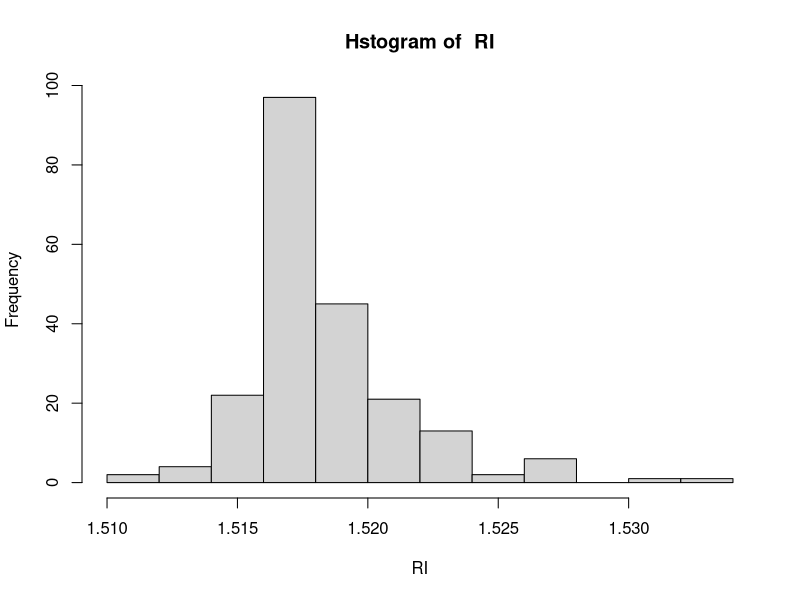
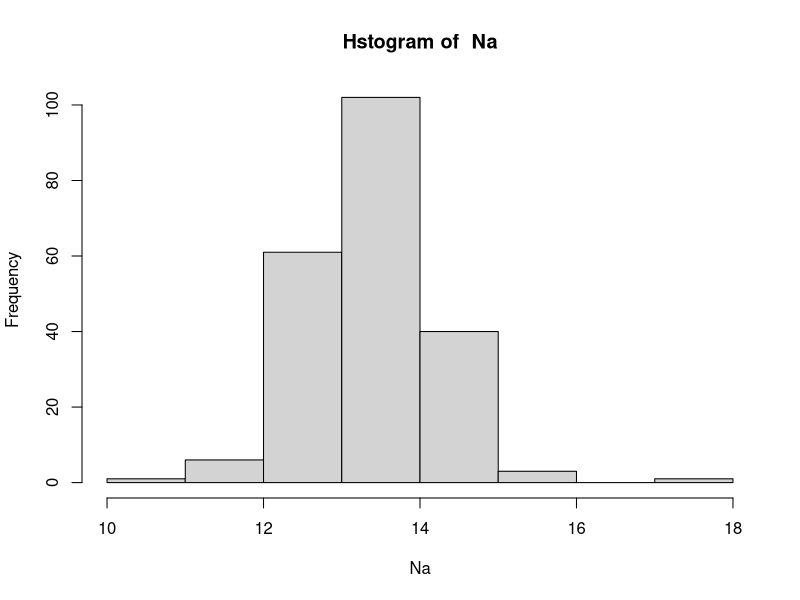
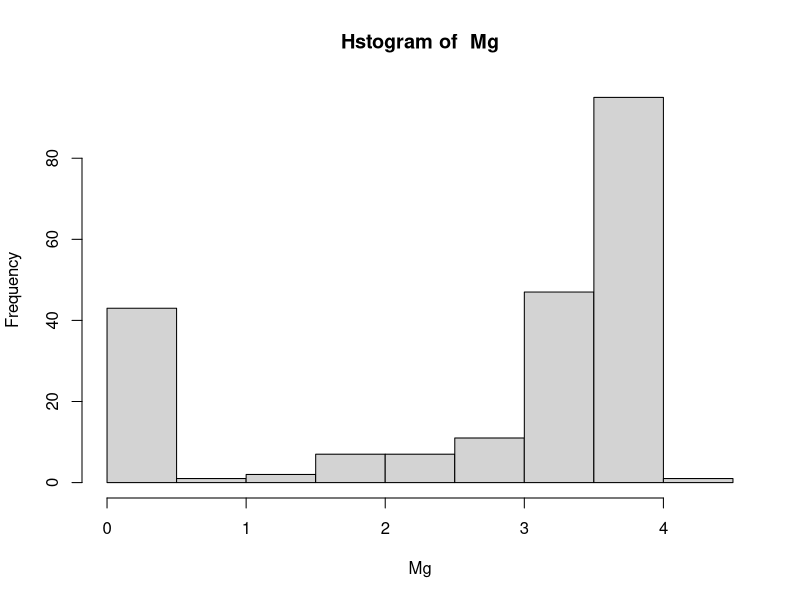
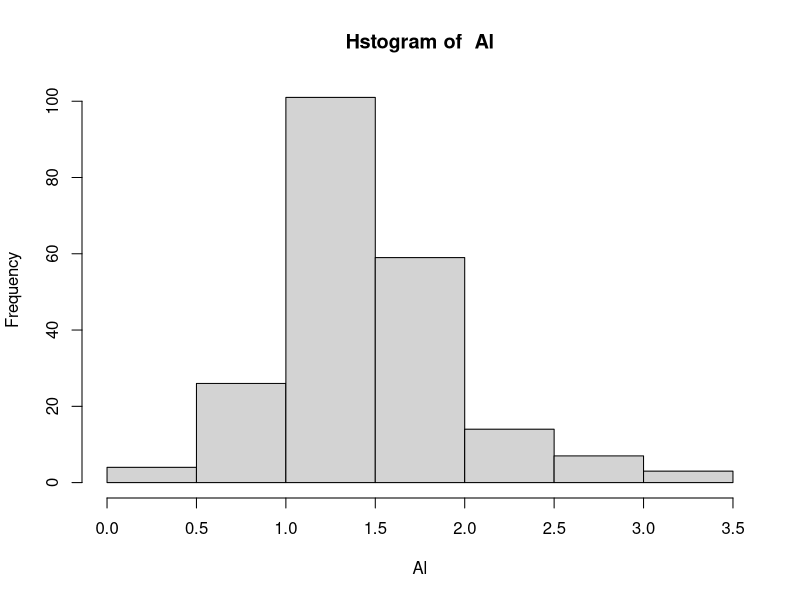
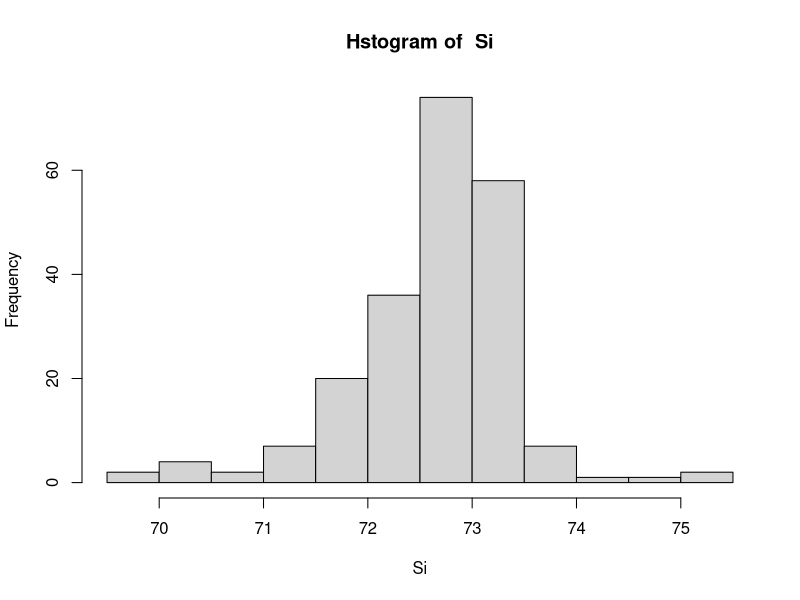
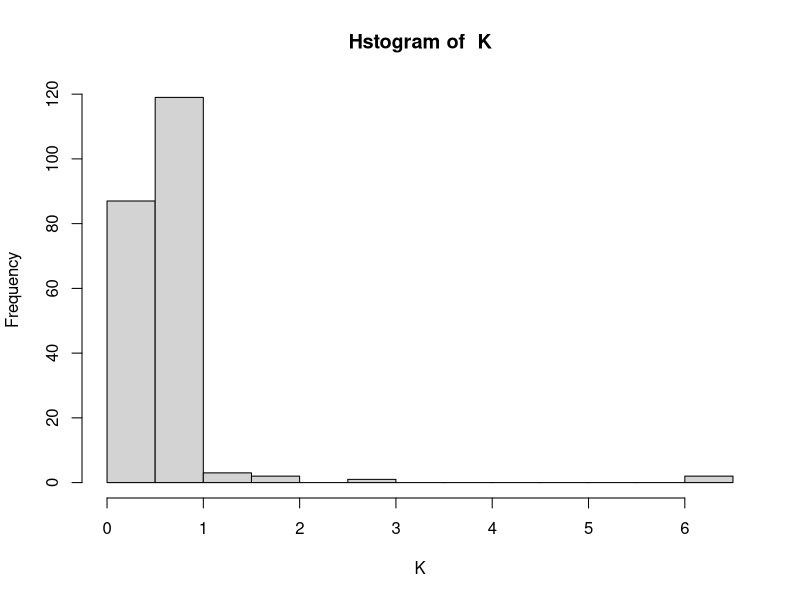
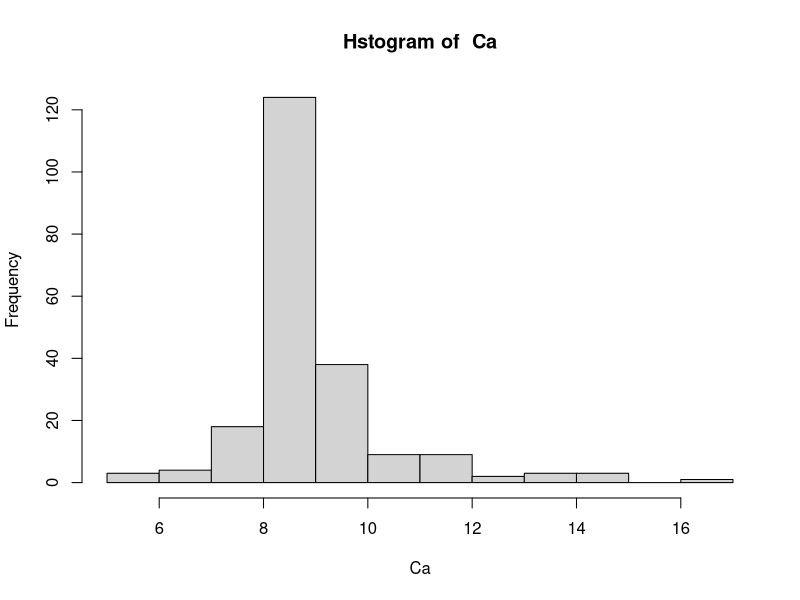
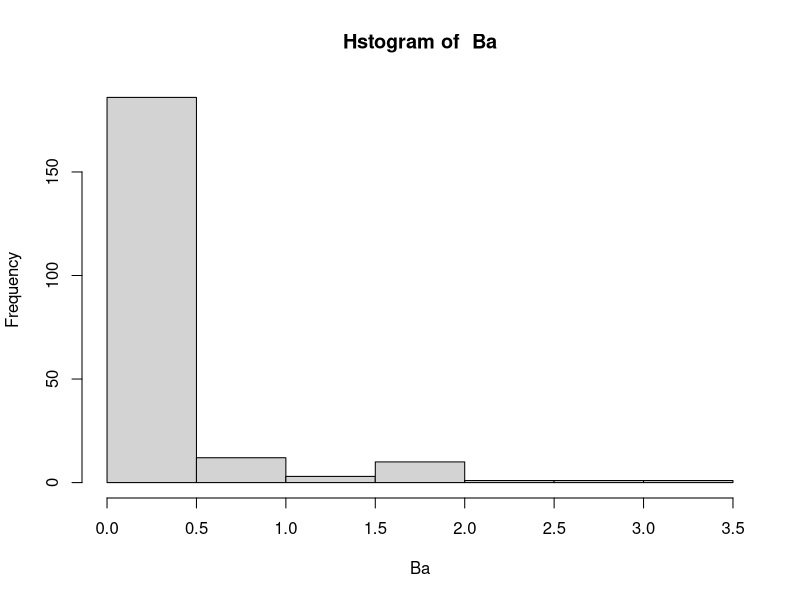

Write the R code that produced these figures, in order.
## ---- chunk 1
library(mlbench)
library(e1071)
library(corrplot)
library(caret)
## ---- chunk 2
data(Glass)
str(Glass)
## ---- chunk 3
names<-names(Glass)
classes<-sapply(Glass,class)

for(name in names[classes == 'numeric'])
{

    hist(Glass[,name],xlab =name , main =paste("Hstogram of ",  name) ) 
}

## ---- chunk 4
Glass_F <-Glass[,-which(names(Glass)=="Type")]
skew<-apply(Glass_F,2,skewness)
skew

## ---- chunk 5
correlations<-cor(Glass_F)
corrplot(correlations,order="hclust")
correlations
## ---- chunk 6
for (name in names(Glass_F))
boxplot(Glass_F[,name],xlab = name)

## ---- chunk 7
Glass_AT <- Glass_F
Glass_T<-apply(Glass_F,2,BoxCoxTrans)
i <-1
for (name in names(Glass_F))
{
Glass_AT[,name] <-predict(Glass_T[i],Glass_F[,name]) 
i <- i+1
  
}
skew_AT<-apply(Glass_AT,2,skewness)
skew_AT
## ---- chunk 8
for(name in names[classes == 'numeric'])
{

    hist(Glass_AT[,name],xlab =name , main =paste("Hstogram of ",  name) ) 
}
